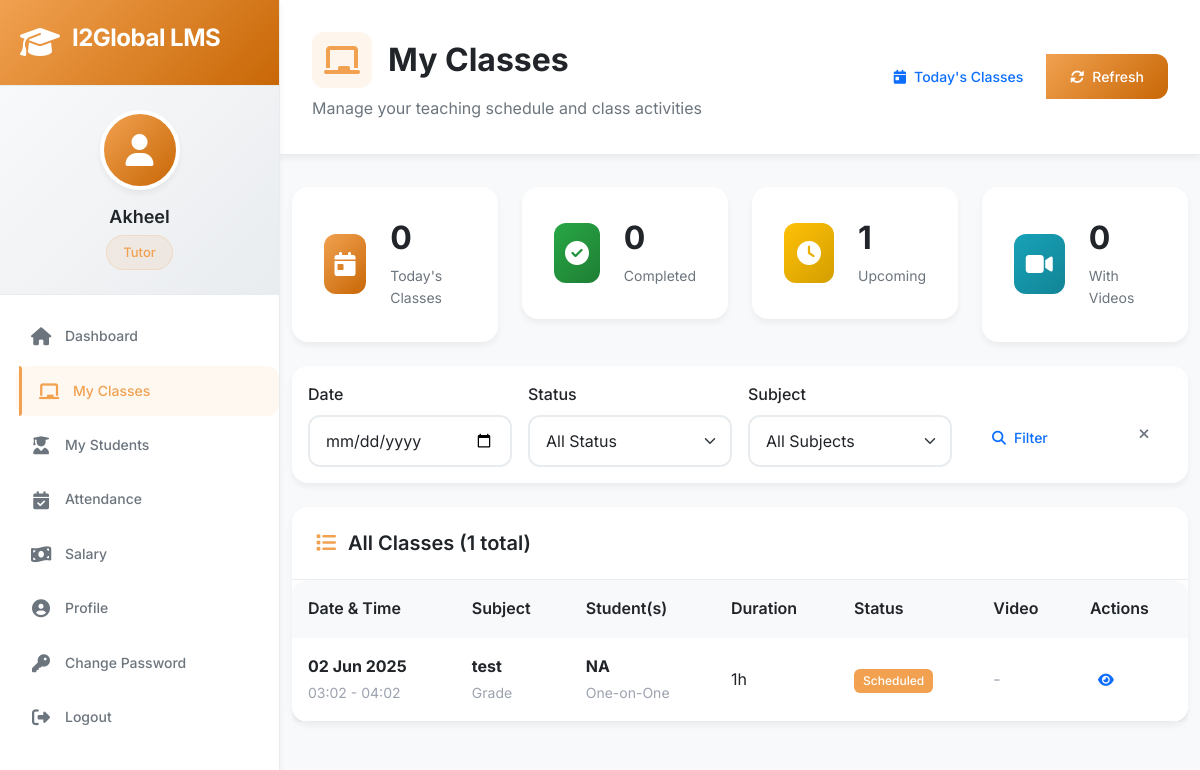
Page /tutor/my-classes (signed in) on the earlier database version.
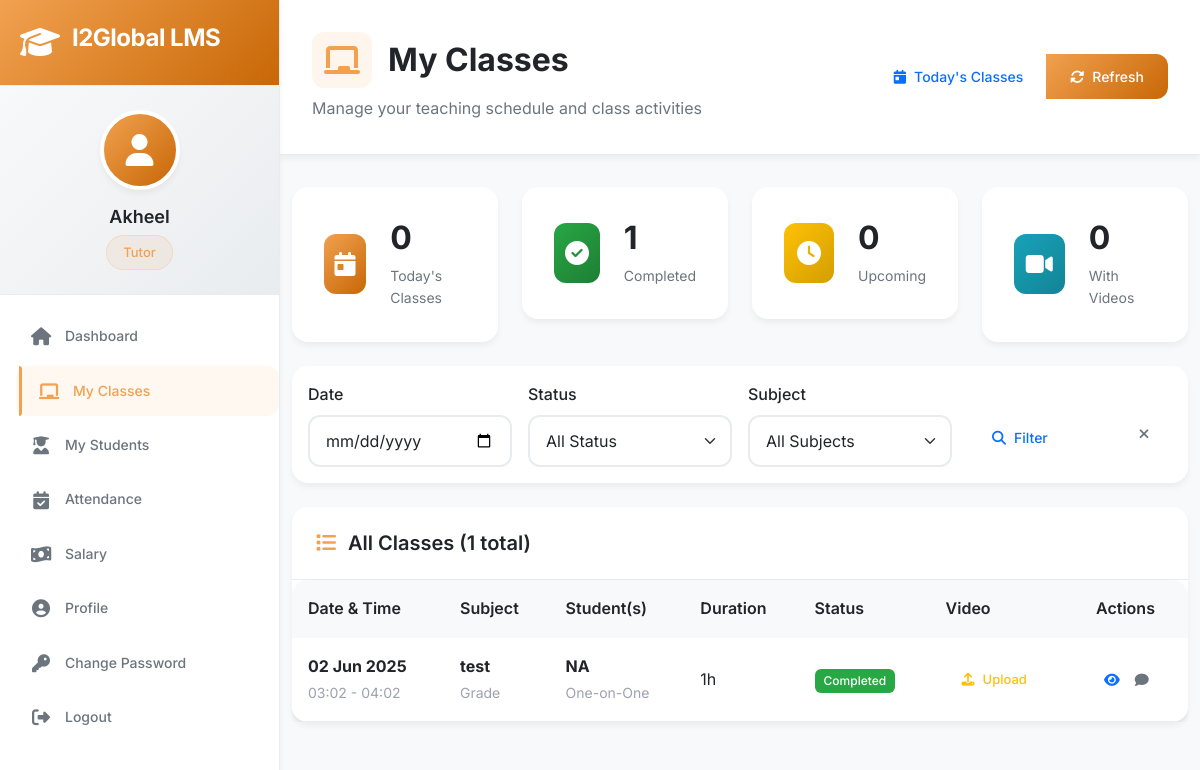
Same page on the later database version.
### app/models/class_model.py (models this page shows, shortened)
class Class(db.Model):
    __tablename__ = 'classes'
    id = db.Column(db.Integer, primary_key=True)
    subject = db.Column(db.String(100), nullable=False)
    class_type = db.Column(db.String(20), nullable=False)  # 'one_on_one', 'group', 'demo'
    grade = db.Column(db.String(10))
    board = db.Column(db.String(50))
    scheduled_date = db.Column(db.Date, nullable=False)
    scheduled_time = db.Column(db.Time, nullable=False)
    duration = db.Column(db.Integer, nullable=False)  # Duration in minutes
    end_time = db.Column(db.Time)  # Calculated field
    tutor_id = db.Column(db.Integer, db.ForeignKey('tutors.id'), nullable=False)
    primary_student_id = db.Column(db.Integer, db.ForeignKey('students.id'))  # For one-on-one
    students = db.Column(db.Text)  # JSON array of student IDs for group classes
    max_students = db.Column(db.Integer, default=1)
    platform = db.Column(db.String(50))  # 'zoom', 'google_meet', 'teams'
    meeting_link = db.Column(db.String(500))
    meeting_id = db.Column(db.String(100))
    meeting_password = db.Column(db.String(50))
    backup_link = db.Column(db.String(500))
    status = db.Column(db.String(20), default='scheduled')  # scheduled, ongoing, completed, cancelled, rescheduled
    completion_status = db.Column(db.String(20))  # completed, incomplete, no_show
    actual_start_time = db.Column(db.DateTime)
    actual_end_time = db.Column(db.DateTime)
    class_notes = db.Column(db.Text)
    topics_covered = db.Column(db.Text)  # JSON array
    homework_assigned = db.Column(db.Text)
    video_link = db.Column(db.String(500))
    materials = db.Column(db.Text)  # JSON array of material links/files
    tutor_feedback = db.Column(db.Text)
    student_feedback = db.Column(db.Text)
    admin_notes = db.Column(db.Text)
    quality_score = db.Column(db.Float)
    created_at = db.Column(db.DateTime, default=datetime.utcnow)
    created_by = db.Column(db.Integer, db.ForeignKey('users.id'))
    updated_at = db.Column(db.DateTime, default=datetime.utcnow, onupdate=datetime.utcnow)
    is_recurring = db.Column(db.Boolean, default=False)
    recurring_pattern = db.Column(db.Text)  # JSON with recurrence details
    parent_class_id = db.Column(db.Integer, db.ForeignKey('classes.id'))
    tutor = db.relationship('Tutor', backref='classes', lazy=True)
    primary_student = db.relationship('Student', backref='primary_classes', lazy=True)
    creator = db.relationship('User', backref='created_classes', lazy=True)
    parent_class = db.relationship('Class', remote_side=[id], backref='recurring_classes')
    def is_today(self):
        return self.scheduled_date == datetime.now().date()
    def get_duration_display(self):
        hours = self.duration // 60
        minutes = self.duration % 60
        if hours > 0:
            return f"{hours}h {minutes}m" if minutes > 0 else f"{hours}h"
        return f"{minutes}m"

### app/models/student.py (models this page shows, shortened)
class Student(db.Model):
    __tablename__ = 'students'
    id = db.Column(db.Integer, primary_key=True)
    full_name = db.Column(db.String(100), nullable=False)
    email = db.Column(db.String(120), unique=True, nullable=False)
    phone = db.Column(db.String(20))
    date_of_birth = db.Column(db.Date)
    address = db.Column(db.Text)
    state = db.Column(db.String(50))
    pin_code = db.Column(db.String(10))
    grade = db.Column(db.String(10), nullable=False)
    board = db.Column(db.String(50), nullable=False)
    school_name = db.Column(db.String(200))
    academic_year = db.Column(db.String(20))
    course_start_date = db.Column(db.Date)
    parent_details = db.Column(db.Text)  # JSON with father and mother details
    academic_profile = db.Column(db.Text)  # JSON with learning preferences, hobbies, etc.
    subjects_enrolled = db.Column(db.Text)  # JSON array of subjects
    favorite_subjects = db.Column(db.Text)  # JSON array
    difficult_subjects = db.Column(db.Text)  # JSON array
    availability = db.Column(db.Text)  # JSON weekly schedule
    documents = db.Column(db.Text)  # JSON with document file paths
    department_id = db.Column(db.Integer, db.ForeignKey('departments.id'), nullable=False)
    relationship_manager = db.Column(db.String(100))  # RM name
    fee_structure = db.Column(db.Text)  # JSON with fee details
    is_active = db.Column(db.Boolean, default=True)
    enrollment_status = db.Column(db.String(20), default='active')  # active, paused, completed, dropped
    created_at = db.Column(db.DateTime, default=datetime.utcnow)
    last_class = db.Column(db.DateTime)
    total_classes = db.Column(db.Integer, default=0)
    attended_classes = db.Column(db.Integer, default=0)
    department = db.relationship('Department', backref='students', lazy=True)

### app/routes/tutor.py (the view)
@bp.route('/my-classes')
@login_required
@tutor_required
def my_classes():
    tutor = get_current_tutor()
    if not tutor:
        flash('Tutor profile not found.', 'error')
        return redirect(url_for('dashboard.index'))
    date_filter = request.args.get('date', '')
    status_filter = request.args.get('status', '')
    page = request.args.get('page', 1, type=int)
    query = Class.query.filter_by(tutor_id=tutor.id)
    if date_filter:
        try:
            filter_date = datetime.strptime(date_filter, '%Y-%m-%d').date()
            query = query.filter_by(scheduled_date=filter_date)
        except ValueError:
            pass
    if status_filter:
        query = query.filter_by(status=status_filter)
    classes = query.order_by(Class.scheduled_date.desc(), Class.scheduled_time.desc()).paginate(
        page=page, per_page=20, error_out=False
    )
    today = date.today()
    todays_classes = Class.query.filter_by(
        tutor_id=tutor.id,
        scheduled_date=today
    ).order_by(Class.scheduled_time).all()
    return render_template('tutor/my_classes.html',
                         classes=classes, todays_classes=todays_classes,
                         tutor=tutor)

### app/models/tutor.py (called while the page is built)
    def get_subjects(self):
        if self.subjects:
            try:
                return json.loads(self.subjects)
            except:
                return []
        return []

### app/models/user.py (called while the page is built)
@login.user_loader
def load_user(user_id):
    return User.query.get(int(user_id))

    def get_role_display(self):
        role_map = {
            'superadmin': 'Super Admin',
            'admin': 'Admin',
            'coordinator': 'Coordinator',
            'tutor': 'Tutor'
        }
        return role_map.get(self.role, self.role.title())

### app/routes/tutor.py (called while the page is built)
def tutor_required(f):
    @wraps(f)
    def decorated_function(*args, **kwargs):
        if current_user.role != 'tutor':
            flash('Access denied. This page is for tutors only.', 'error')
            return redirect(url_for('dashboard.index'))
        return f(*args, **kwargs)
    return decorated_function

def get_current_tutor():
    return Tutor.query.filter_by(user_id=current_user.id).first()

### app/templates/tutor/my_classes.html (shortened to what the changed rows need)
{% extends "base.html" %}
{% block content %}
<div class="page-header">
    <div class="d-flex justify-content-between align-items-center">
        <div>
            <h1 class="page-title">
                <i class="fas fa-chalkboard"></i>
                My Classes
            </h1>
        </div>
    </div>
</div>
<div class="container-fluid">
    <div class="row g-4 mb-4">
        <div class="col-lg-3 col-md-6">
            <div class="stat-card">
                <div class="stat-content">
                    <h3>{{ classes.items|selectattr('status', 'equalto', 'completed')|list|length }}</h3>
                    <p>Completed</p>
                </div>
            </div>
        </div>
        <div class="col-lg-3 col-md-6">
            <div class="stat-card">
                <div class="stat-content">
                    <h3>{{ classes.items|selectattr('status', 'equalto', 'scheduled')|list|length }}</h3>
                    <p>Upcoming</p>
                </div>
            </div>
        </div>
    </div>
    <div class="card">
        <div class="card-body p-0">
            {% if classes.items %}
            <div class="table-responsive">
                <table class="table table-hover mb-0">
                    <thead>
                        <tr>
                            <th>Date & Time</th>
                            <th>Subject</th>
                            <th>Student(s)</th>
                            <th>Duration</th>
                            <th>Status</th>
                            <th>Video</th>
                            <th>Actions</th>
                        </tr>
                    </thead>
                    <tbody>
                        {% for class in classes.items %}
                        <tr class="{% if class.is_today() %}table-warning{% endif %}">
                            <td>
                                <div class="class-datetime">
                                    <strong>{{ class.scheduled_date.strftime('%d %b %Y') }}</strong><br>
                                    <small class="text-muted">
                                        {{ class.scheduled_time.strftime('%H:%M') }}
                                        {% if class.end_time %} - {{ class.end_time.strftime('%H:%M') }}{% endif %}
                                    </small>
                                </div>
                            </td>
                            <td>
                                <div>
                                    <strong>{{ class.subject }}</strong><br>
                                    <small class="text-muted">
                                        Grade {{ class.grade }}
                                    </small>
                                </div>
                            </td>
                            <td>
                                {% if class.class_type == 'one_on_one' and class.primary_student %}
                                    <div>
                                        <strong>{{ class.primary_student.full_name }}</strong><br>
                                        <small class="text-muted">One-on-One</small>
                                    </div>
                                {% elif class.class_type == 'group' %}
                                    <span class="badge badge-info">
                                        Group ({{ class.get_students()|length }} students)
                                    </span>
                                {% else %}
                                    <span class="text-muted">Demo Class</span>
                                {% endif %}
                            </td>
                            <td>{{ class.get_duration_display() }}</td>
                            <td>
                                <span class="badge badge-{{ 'success' if class.status == 'completed' else 'warning' if class.status == 'ongoing' else 'primary' if class.status == 'scheduled' else 'danger' }}">
                                    {{ class.status|title }}
                                </span>
                            </td>
                            <td>
                                {% if class.video_link %}
                                    <span class="badge badge-success">
                                        <i class="fas fa-check"></i> Uploaded
                                    </span>
                                {% elif class.status == 'completed' %}
                                    <button class="btn btn-sm btn-outline-warning" onclick="uploadVideo('{{ class.id }}')">
                                        <i class="fas fa-upload"></i> Upload
                                    </button>
                                {% else %}
                                    <span class="text-muted">-</span>
                                {% endif %}
                            </td>
                            <td>
                                <div class="btn-group btn-group-sm">
                                    <a href="{{ url_for('tutor.class_details', class_id=class.id) }}"
                                       class="btn btn-outline-primary" data-bs-toggle="tooltip" title="View Details">
                                        <i class="fas fa-eye"></i>
                                    </a>
                                    {% if class.status == 'completed' %}
                                        <button type="button" class="btn btn-outline-secondary"
                                                onclick="addFeedback('{{ class.id }}')"
                                                data-bs-toggle="tooltip" title="Add Feedback">
                                            <i class="fas fa-comment"></i>
                                        </button>
                                    {% endif %}
                                </div>
                            </td>
                        </tr>
                        {% endfor %}
                    </tbody>
                </table>
            </div>
            {% else %}
            <div class="text-center py-5">
                <i class="fas fa-chalkboard fa-3x text-muted mb-3"></i>
                <h5>No Classes Found</h5>
                <p class="text-muted">You don't have any classes scheduled yet, or try adjusting your filters.</p>
            </div>
            {% endif %}
        </div>
    </div>
</div>
{% endblock %}

Differences in the rows shown:
changed Class "test": status "Scheduled" → "Completed"; status "-" → "Upload"
Other differences:
{{ classes.items|selectattr('status', 'equalto', 'completed')|list|length }}: "0" → "1"
{{ classes.items|selectattr('status', 'equalto', 'scheduled')|list|length }}: "1" → "0"
